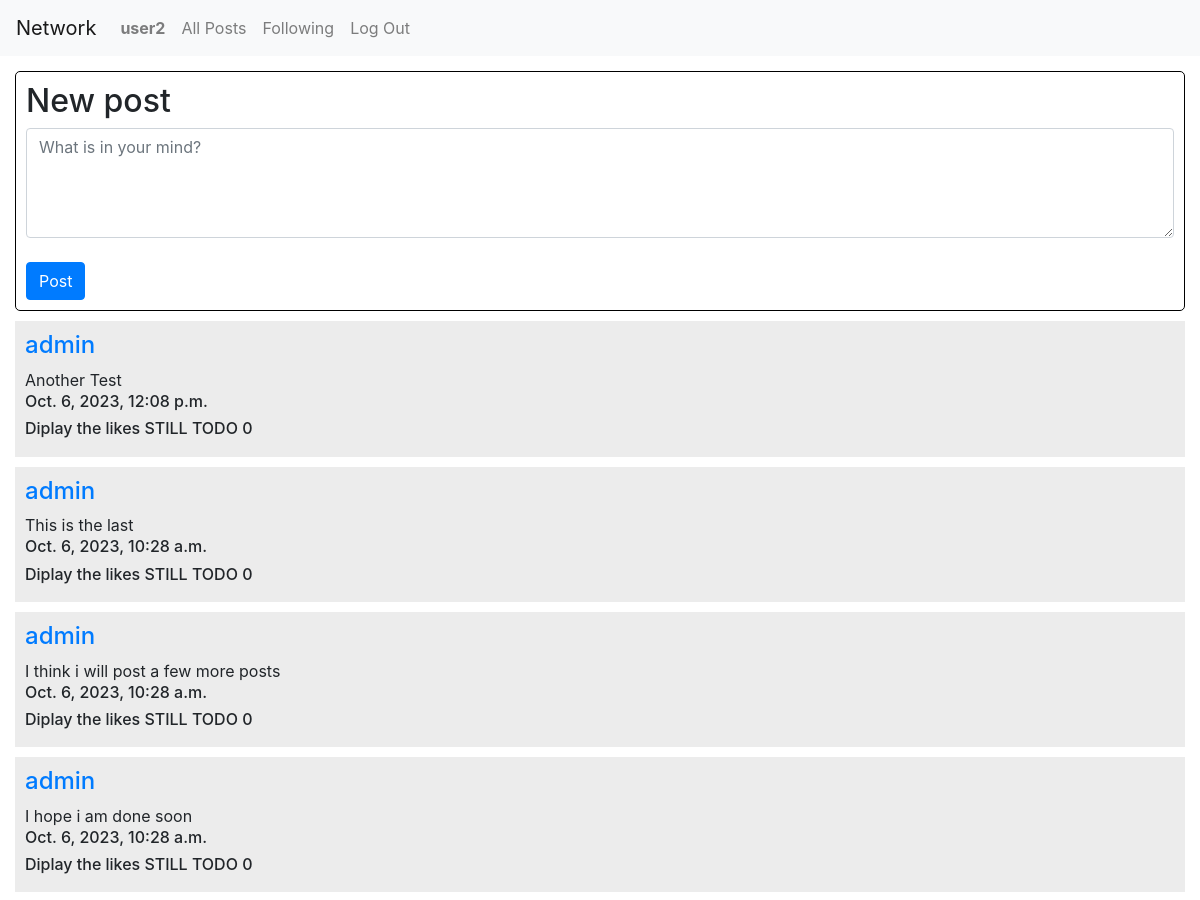
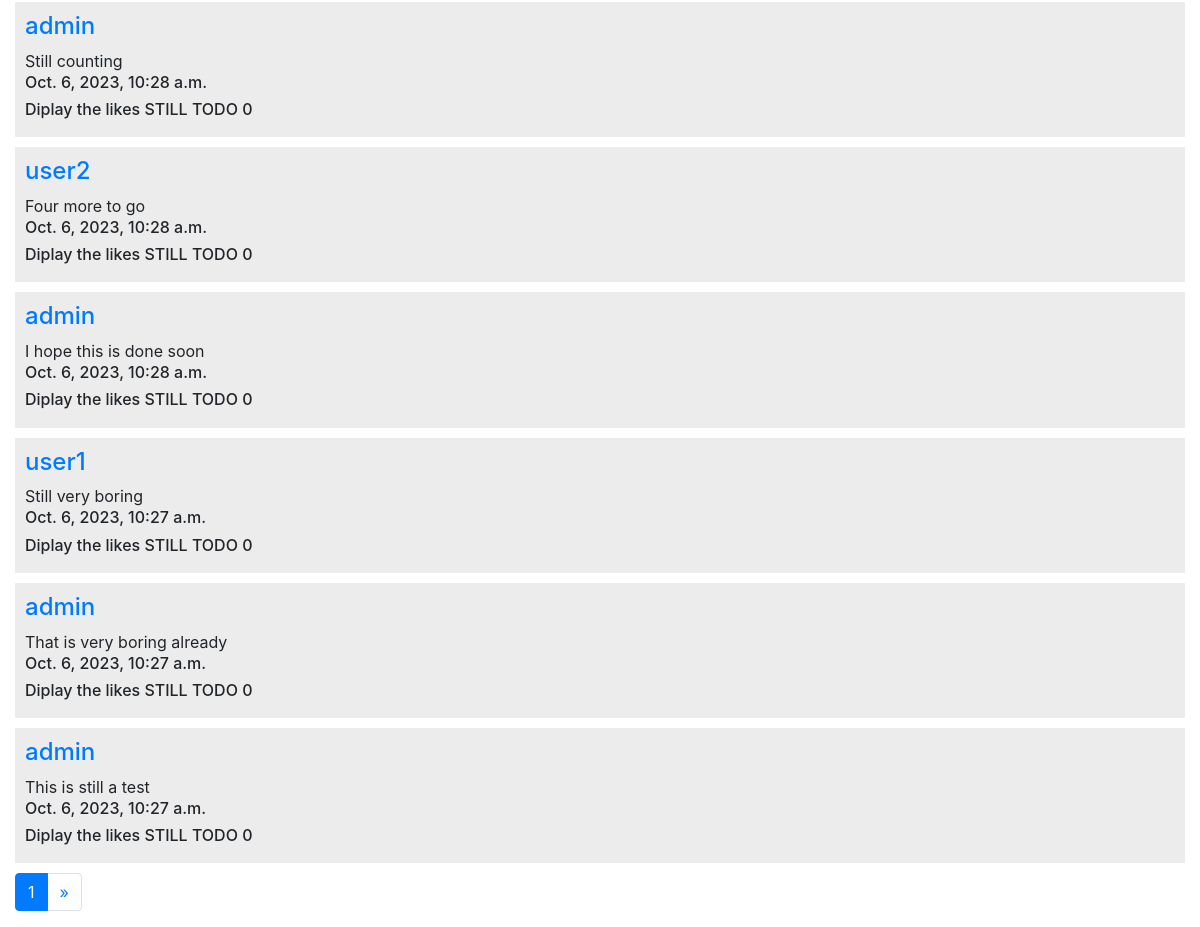
Screenshot of / (signed in) with the database file from the repository (2 pictures, top to bottom).
### network/models.py (models this page shows, shortened)
class User(AbstractUser):
    pass

class Post(models.Model):
    author = models.ForeignKey(User, on_delete=models.CASCADE, related_name="posts")
    content = models.TextField(blank=False)
    date = models.DateTimeField(auto_now_add=True)
    likes = models.ManyToManyField(User, blank=True, related_name='likes')

### network/views.py (the view)
# urls.py: path("", views.index, name="index"),
def index(request):
    if request.method == "POST":
        current_user = request.user
        post_form = PostForm(request.POST)
        if post_form.is_valid():
            content = post_form.cleaned_data['post_content']
        p = Post(
            author = current_user,
            content = content
            )
        p.save()
        return HttpResponseRedirect(reverse("index"))
    else:
        post_form = PostForm()
        all_posts = Post.objects.annotate(like_count=models.Count('likes')).order_by('-pk')
        paginator = Paginator(all_posts, 10)
        page_number = request.GET.get('page')
        page_obj = paginator.get_page(page_number)
    return render(request, "network/index.html", {
        "post_form": post_form,
        "page_obj": page_obj
        })

### network/forms.py
class PostForm(forms.Form):
    post_content = forms.CharField(widget=forms.Textarea(attrs={
                                        "rows":"4", "cols":"90",
                                        'placeholder':'What is in your mind?',
                                        'class':'form-control'}), label="")

### network/templates/network/index.html (shortened to what this page needs)
{% extends "network/layout.html" %}
{% block body %}
<div class="home_page">
    <div class="new_post">
        <h2>New post</h2>
        <form action="/" method="post">
            {{ post_form }}
            <br>
            <input class="btn btn-primary" type="submit" value="Post">
        </form>
    </div>
        {% for post in page_obj %}
        <div class="each_post">
            <h4><a href = "{% url 'user_profile' post.author.id %}">{{ post.author }}</a></h4>
            {{ post.content }}
            <h6>{{ post.date }}</h6>
            <h6>Diplay the likes STILL TODO {{ post.likes.count }}</h6>
        </div>
        {% endfor %}
    <nav aria-label="Page navigation example">
        <ul class="pagination">
        <li class="page-item active" aria-current="page"><a class="page-link" href="?page={{ page_obj.number }}">{{ page_obj.number }}</a></li>
        {% if page_obj.has_next %}
        <li class="page-item"><a class="page-link" href="?page={{ page_obj.next_page_number }}">&raquo;</a></li>
        {% endif %}
        </ul>
</div>
{% endblock %}

### network/templates/network/layout.html (shortened to what this page needs)
{% load static %}
<!DOCTYPE html>
<html lang="en">
    <head>
        <link rel="stylesheet" href="https://stackpath.bootstrapcdn.com/bootstrap/4.4.1/css/bootstrap.min.css">
        <link href="{% static 'network/styles.css' %}" rel="stylesheet">
    </head>
    <body>
        <nav class="navbar navbar-expand-lg navbar-light bg-light">
            <a class="navbar-brand" href="#">Network</a>
            <div>
              <ul class="navbar-nav mr-auto">
                {% if user.is_authenticated %}
                    <li class="nav-item">
                        <a class="nav-link" href="#"><strong>{{ user.username }}</strong></a>
                    </li>
                {% endif %}
                <li class="nav-item">
                  <a class="nav-link" href="{% url 'index' %}">All Posts</a>
                </li>
                {% if user.is_authenticated %}
                    <li class="nav-item">
                        <a class="nav-link" href="{% url 'following_page' %}">Following</a>
                    </li>
                    <li class="nav-item">
                        <a class="nav-link" href="{% url 'logout' %}">Log Out</a>
                    </li>
                {% endif %}
              </ul>
            </div>
          </nav>
        <div class="body">
            {% block body %}
            {% endblock %}
        </div>
    </body>
</html>

### network/static/network/styles.css (style rules this page uses)
.home_page { margin: 15px; }
.new_post, .all_posts { padding: 10px; border: 1px solid black; border-radius: 5px; margin-bottom: 10px; }
.each_post { margin: 10px 0 10px 0; background-color: rgb(236, 236, 236); padding: 10px; }

### rows the page displays
User: username "user2"
Post: author "admin", content "Another Test", date "Oct. 6, 2023, 12:08 p.m.", likes.count "0"
Post: author "admin", content "This is the last", date "Oct. 6, 2023, 10:28 a.m.", likes.count "0"
Post: author "admin", content "I think i will post a few more posts", date "Oct. 6, 2023, 10:28 a.m.", likes.count "0"
Post: author "admin", content "I hope i am done soon", date "Oct. 6, 2023, 10:28 a.m.", likes.count "0"
Post: author "admin", content "Still counting", date "Oct. 6, 2023, 10:28 a.m.", likes.count "0"
Post: author "user2", content "Four more to go", date "Oct. 6, 2023, 10:28 a.m.", likes.count "0"
Post: author "admin", content "I hope this is done soon", date "Oct. 6, 2023, 10:28 a.m.", likes.count "0"
Post: author "user1", content "Still very boring", date "Oct. 6, 2023, 10:27 a.m.", likes.count "0"
Post: author "admin", content "That is very boring already", date "Oct. 6, 2023, 10:27 a.m.", likes.count "0"
Post: author "admin", content "This is still a test", date "Oct. 6, 2023, 10:27 a.m.", likes.count "0"

### other values shown
{{ page_obj.number }} "1"
